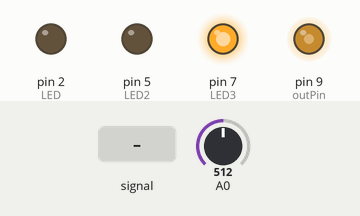
Recording of a sketch running on a simulated Arduino Uno, built with avr-gcc and run on an emulated ATmega328P. On the bench: output pins drawn as LEDs (lit = HIGH). The inputs (shaded band) are chosen by the test bench; at power-on: A0 = 512. What the sketch prints to the serial monitor is not drawn.

Above: at 1.2 s.
1.3 s: A0 fed a 200 Hz sine of ±460 counts around its level
At 1.65 s:
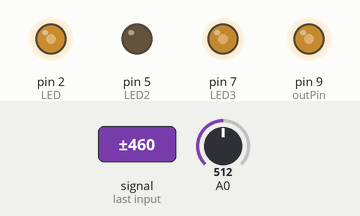
4.3 s: A0 set to 490
5.8 s: A0 set to 1023
At 7.0 s:
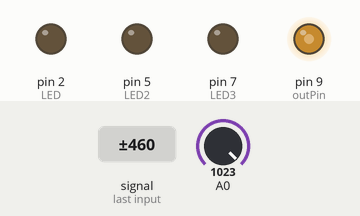
7.3 s: A0 set to 390
At 8.5 s:
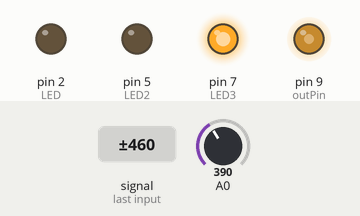
Timing chart, 0 to 10.3 s (numbered marks = the images above; inputs shaded):
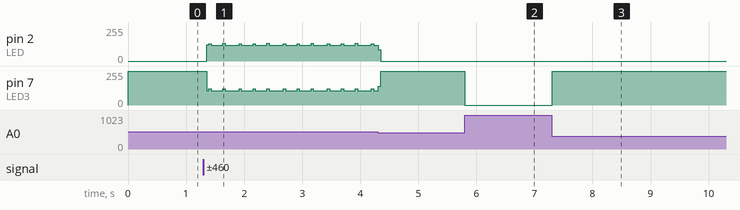

Measured:
- after the input at 5.8 s, pin 7 (LED3): 255/255 → 0/255 at once
- after the input at 7.3 s, pin 7 (LED3): 0/255 → 255/255 at once

The sketch:

smartpatate.ino
```cpp
//****************************************************************************************
// PWM Square Wave Generator
// VLO 2013-2014
//****************************************************************************************

  //Declaration des variables globales
  int test = 0;

  const int outPin = 9;             //output pin
  const float maxFreq = 16000000;   //max freq supported by Arduino (16MHz)
  const int LED=2;
  const int LED2=5;
  const int LED3=7;

  //Fonction d'initialisation de la carte Arduino
void setup() {
  Serial.begin(115200);             //for sending A0 pin values
  pinMode(outPin,OUTPUT);           //Signal generator pin
  pinMode(LED,OUTPUT);              //LED initialisee en sortie
  pinMode(LED2,OUTPUT);
  pinMode(LED3,OUTPUT);
  setFrequency(200000);             //generate a square wave (in this case at 1000Hz)
  digitalWrite(LED,LOW);            //on eteind la LED
  digitalWrite(LED2,LOW);
  digitalWrite(LED3,LOW);
  //for test
  //Serial.println();
  //Serial.println(ICR1);
  //Serial.println(TCCR1B);
}

  //Fonction loop
void loop() {
  int tab[20];
  int val = 0;
  int i = 0;
  //int compteur;

  while(i<20) {                       //tant que i < 20
    tab[i]= analogRead(0);           //on stock la valeur de A0 dans le tableau
    i++;                             //on incremente i
  }
  test=0;
  i = 0;
  while (i<20) {                     //tant que i < 20
    if (tab[i]>test) {               //si la valeur du tableau > test
      test=tab[i];                   //test prends la valeur du tableau
      i++;                           //on increment i
    }
    else{
      i++;                           //sinon on increment juste i
    }
  }
  val=test-512;                      //val prends la valeur de test - 500 pour centrer le signal
  Serial.write( 0xff );
  Serial.write( (val >> 8) & 0xff );
  Serial.write( val & 0xff );
  Serial.println(val);

  if (val<500 && val>450) {
    digitalWrite(LED,HIGH);
  }
  else {
    digitalWrite(LED,LOW);
  }
  if (val<455 && val>400) {
    digitalWrite(LED2,HIGH);
  }
  else {
    digitalWrite(LED2,LOW);
  }
  if (val<400) {
    digitalWrite(LED3,HIGH);
  }
  else {
    digitalWrite(LED3,LOW);
  }
}
//set frequency (Hz)
//min frequency: 0.24 Hz
//max frequency: 8MHz
void setFrequency(float frequency)
{

  if(frequency >=0.24 || frequency <=8000000)
  {

    TCCR1A=0b10000010;        // Set up frequency generator, mode 14 (Fast PWM)
    //WGM11 = 1, COM1A1 = 1
    //Fast PWM: TOP=ICR1, update of OCR1x=BOTTOM, TOV1 Flag Set on TOP


    unsigned int v=0;
    int indscale=0;
    float prescale[] = {1.0,8.0,64.0,256.0,1024.0};
    float period=1/frequency;

    while(v==0)
    {
      float curfreq=maxFreq/prescale[indscale];
      float tickperiod=1/curfreq;
      float nbtick=period/tickperiod;

      if(nbtick>65535)
      {

        indscale=indscale+1;
      }
      else
      {

        v=nbtick;
      }

    }

    int c=prescale[indscale];

     switch (c) {

         case 1: TCCR1B=0b00011001; break;
         case 8: TCCR1B=0b00011010; break;
         case 64: TCCR1B=0b00011011; break;
         case 256: TCCR1B=0b00011100; break;
         case 1024: TCCR1B=0b00011101; break;
         default:  TCCR1B=0b00011000;
     }

    //WGM12 = 1, WGM13 = 1

    //three last bit of TCCR1B:    CS12   CS11   CS10
    // 0: no clock (timer stopped)  0      0      0
    // clk/1: no prescaling         0      0      1
    // clk/8                        0      1      0
    // clk/64                       0      1      1
    // clk/256                      1      0      0
    // clk/1024                     1      0      1


    ICR1=v; //pulse duration = ICR1 value x time per counter tick

    //for 16Mhz (chip frequency)
    //Prescale  Time per counter tick
    //1         0.0625 uS
    //8         0.5 uS
    //64  4 uS
    //256 16 uS
    //1024  64uS

    OCR1A=v/2; //Output Compare Register //low state

  }


}
```
